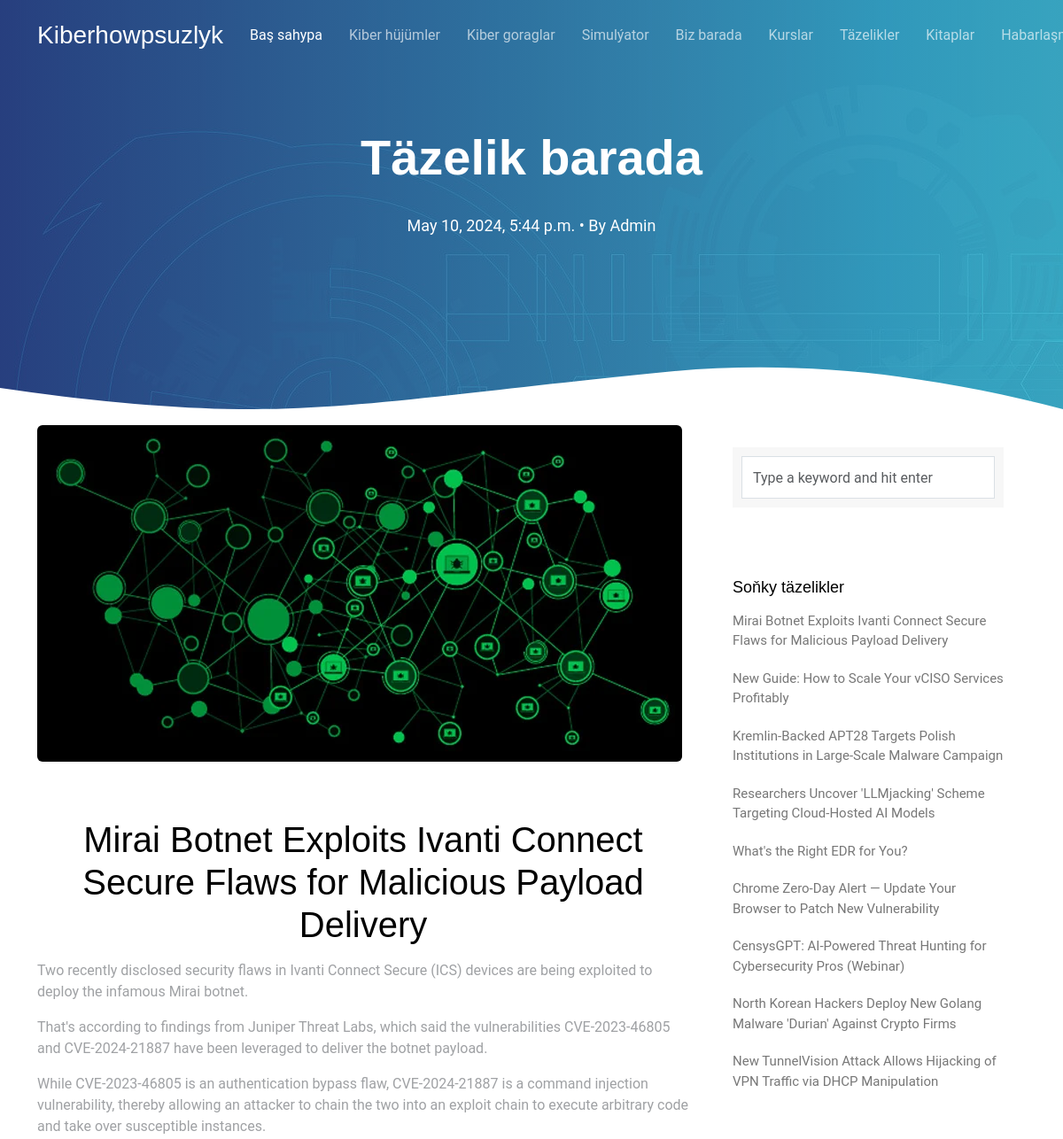
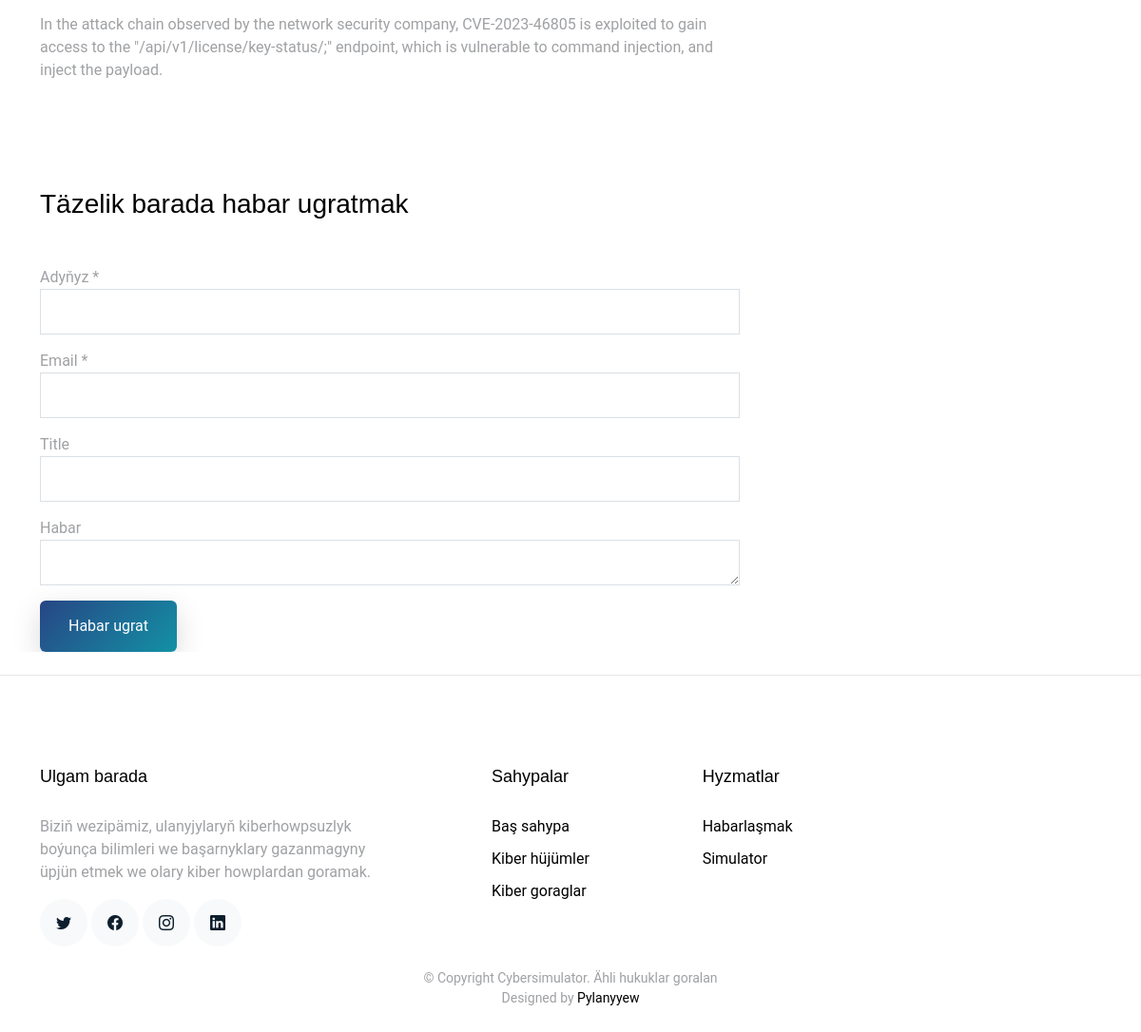
Page /news_detail/9 on the committed database (2 pictures, top to bottom).
### main/models.py (models this page shows, shortened)
class News(models.Model):
    title = models.CharField(max_length=100)
    context=RichTextField(blank=True)
    created_at = models.DateTimeField(auto_now_add=True)
    image=models.ImageField(upload_to='news/',blank=True)
    class Meta:
        verbose_name_plural = "News"
        verbose_name = "News"
        ordering = ['-created_at']
        db_table = 'news'

### main/views.py (the view)
# urls.py: path('news_detail/<int:news_id>',views.news_detail,name='news_detail'),
def news_detail(request,news_id=None):
    all_news=models.News.objects.all()
    news=models.News.objects.get(id=news_id)
    context={
        'news':news,
        'all_news':all_news,
    }
    return render(request, 'news_detail.html', context)

### templates/news_detail.html (shortened to what this page needs)
{% extends 'base.html' %}
{% load static %} {% block content %}
<main id="main">
  <section class="hero-section inner-page">
    <div class="wave">
    </div>
    <div class="container">
      <div class="row align-items-center">
        <div class="col-12">
          <div class="row justify-content-center">
            <div class="col-md-10 text-center hero-text">
              <h1 data-aos="fade-up" data-aos-delay="">Täzelik barada</h1>
              <p class="mb-5" data-aos="fade-up" data-aos-delay="100">
                {{news.created_at}} &bullet; By
                <a href="#" class="text-white">Admin</a>
              </p>
            </div>
          </div>
        </div>
      </div>
    </div>
  </section>
  <section class="site-section mb-4">
    <div class="container">
      <div class="row">
        <div class="col-md-8 blog-content">
          <div class="row mb-5">
            <div class="col-md-12">
              <figure>
                <img
                  src="{{news.image.url}}"
                  alt="news image"
                  class="img-fluid rounded-2" />
              </figure>
            </div>
          </div>
          <h1 class="text-center my-3">{{news.title}}</h1>
          <p>{{news.context|safe}}</p>
          <div class="pt-5">
            <div class="comment-form-wrap pt-5">
              <h3 class="mb-5">Täzelik barada habar ugratmak</h3>
              <form action="#" class="">
                <div class="form-group">
                  <label for="name">Adyňyz *</label>
                  <input type="text" class="form-control" id="name" />
                </div>
                <div class="form-group mt-3">
                  <label for="email">Email *</label>
                  <input type="email" class="form-control" id="email" />
                </div>
                <div class="form-group mt-3">
                  <label for="website">Title</label>
                  <input type="url" class="form-control" id="website" />
                </div>
                <div class="form-group mt-3">
                  <label for="message">Habar</label>
                  <textarea
                    name=""
                    id="message"
                    cols="30"
                    rows="10"
                    class="form-control"></textarea>
                </div>
                <div class="form-group mt-3">
                  <input
                    type="submit"
                    value="Habar ugrat"
                    class="btn btn-primary" />
                </div>
              </form>
            </div>
          </div>
        </div>
        <div class="col-md-4 sidebar">
          <div class="sidebar-box">
            <form action="#" class="search-form">
              <div class="form-group">
                <input
                  type="text"
                  class="form-control"
                  placeholder="Type a keyword and hit enter" />
              </div>
            </form>
          </div>
          <div class="sidebar-box">
            <div class="categories">
              <h3>Soňky täzelikler</h3>
              {% for news in all_news %}
              <li>
                <a href="{{news.id}}">{{news.title}}</a>
              </li>
              {% endfor %}
            </div>
          </div>
        </div>
      </div>
    </div>
  </section>
  <hr />
</main>
{% endblock %}

### static/assets/css/style.css (style rules this page uses)
html { overflow-x: hidden; }
body { font-family: "Roboto", sans-serif; color: #9fa1a4; line-height: 1.5; }
a { color: #777; text-decoration: none; transition: 0.3s all ease; }
h1, h2, h3, h4, h5, h6, .font-heading { font-family: "Poppins", sans-serif; color: #000; }
.container { z-index: 2; position: relative; }
section { overflow: hidden; }
.btn { border: none; padding: 15px 30px !important; }
.btn.btn-primary { background: #2d71a1; background: linear-gradient(-45deg, #1391a5, #274685); color: #fff; box-shadow: 0 10px 30px 0 rgba(0, 0, 0, 0.15); }
.form-control { height: 48px; border-radius: 0; border: 1px solid #dae0e5; }
.sidebar-box { margin-bottom: 30px; padding: 25px; font-size: 15px; width: 100%; float: left; background: #fff; }
.sidebar-box *:last-child { margin-bottom: 0; }
.sidebar-box h3 { font-size: 18px; margin-bottom: 15px; }
.categories li, .sidelink li { position: relative; margin-bottom: 10px; padding-bottom: 10px; border-bottom: 1px dotted gray("300"); list-style: none; }
.categories li:last-child, .sidelink li:last-child { margin-bottom: 0; border-bottom: none; padding-bottom: 0; }
.categories li a, .sidelink li a { text-decoration: none; display: block; }
.comment-form-wrap { clear: both; }
.search-form { background: #f7f7f7; padding: 10px; }
.search-form .form-group { position: relative; }
.search-form .form-group input { padding-right: 50px; }
.hero-section { background: linear-gradient( to right, rgba(39, 70, 133, 0.8) 0%, rgba(61, 179, 197, 0.8) 100% ), url(../img/hero-bg.jpg); position: relative; }
.hero-section .wave { width: 100%; overflow: hidden; position: absolute; z-index: 1; bottom: -150px; }
.hero-section .wave svg { width: 100%; }
.hero-section, .hero-section > .container > .row { height: 100vh; min-height: 880px; }
.hero-section.inner-page { height: 60vh; min-height: 0; }
.hero-section.inner-page .hero-text { transform: translateY(-150px); margin-top: -120px; }
.hero-section h1 { font-size: 3.5rem; color: #fff; font-weight: 700; margin-bottom: 30px; }
.hero-section p { font-size: 18px; color: #fff; }

### rows in the picture
News: created_at "May 10, 2024, 5:44 p.m.", image (picture), title "Mirai Botnet Exploits Ivanti Connect Secure Flaws for Malicious Payload Delivery", context "Two recently disclosed security flaws in Ivanti Connect Secure (ICS) devices are being exploited to deploy the infamous Mirai botnet. That's according to findings from Juniper Threat Labs, which said the vulnerabilities CVE-2023-46805 and CVE-2024-21887 have been leveraged to deliver the botnet payload. While CVE-2023-46805 is an authentication bypass flaw, CVE-2024-21887 is a command injection vulnerability, thereby allowing an attacker to chain the two into an exploit chain to execute arbitrary code and take over susceptible instances. In the attack chain observed by the network security company, CVE-2023-46805 is exploited to gain access to the \"/api/v1/license/key-status/;\" endpoint,…"
News: title "New Guide: How to Scale Your vCISO Services Profitably"
News: title "Kremlin-Backed APT28 Targets Polish Institutions in Large-Scale Malware Campaign"
News: title "Researchers Uncover 'LLMjacking' Scheme Targeting Cloud-Hosted AI Models"
News: title "What's the Right EDR for You?"
News: title "Chrome Zero-Day Alert — Update Your Browser to Patch New Vulnerability"
News: title "CensysGPT: AI-Powered Threat Hunting for Cybersecurity Pros (Webinar)"
News: title "North Korean Hackers Deploy New Golang Malware 'Durian' Against Crypto Firms"
News: title "New TunnelVision Attack Allows Hijacking of VPN Traffic via DHCP Manipulation"
